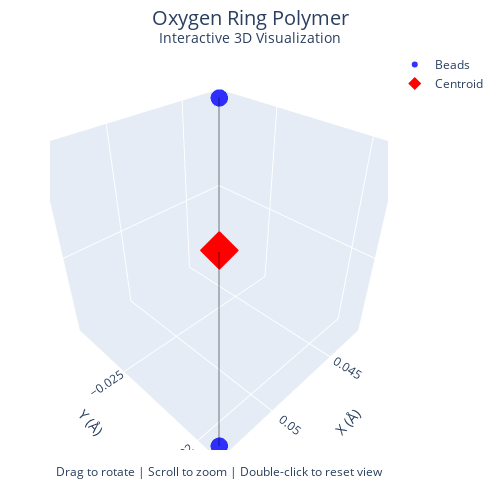
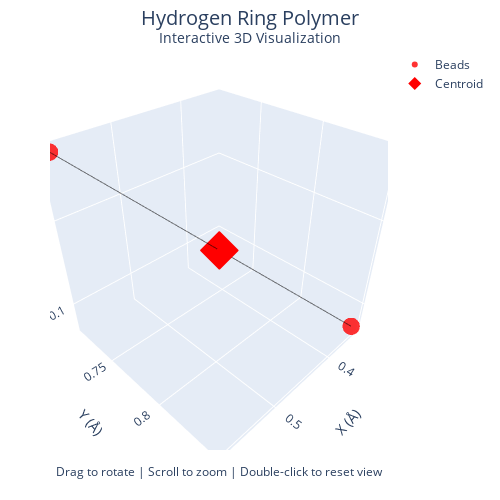

The notebook cell these images were saved under, in order:
### Markdown cell above
## 5. Visualizing Ring Polymer

The ring polymer representation is at the heart of Path Integral MD, providing a way to visualize quantum delocalization of atoms. Here we'll create interactive 3D visualizations of the ring polymers for both oxygen and hydrogen atoms.

### Ring Polymer Structure:
1. **Beads**: 
   - Each bead represents a different configuration
   - Total of P beads form the ring polymer
   - Connected by harmonic springs with frequency ω = P/(βℏ)
   - β = 1/(kT) is inverse temperature

2. **Centroid**:
   - Average position of all beads
   - $\mathbf{r}_c = \frac{1}{P}\sum_{i=1}^P \mathbf{r}_i$
   - Corresponds to classical position
   - Marked in red in visualization

3. **Spread**:
   - Distance of beads from centroid
   - Larger for lighter atoms (H vs O)
   - Reflects quantum uncertainty
   - Maximum spread = largest bead-centroid distance

### Visualization Features:
- Blue points: O atom beads
- Red points: H atom beads
- Diamond marker: Centroid position
- Semi-transparent lines: Spring connections
- Interactive controls for rotation and zoom

The following cell creates 3D visualizations of both O and H ring polymers from the last frame of our simulation.

### Code cell
def plot_ring_polymer(positions, atom_idx, title, color='blue'):
    """Create interactive 3D visualization of ring polymer"""
    # Get atomic positions and centroid
    x = positions[:, atom_idx, 0]
    y = positions[:, atom_idx, 1]
    z = positions[:, atom_idx, 2]
    centroid = np.mean(positions[:, atom_idx], axis=0)
    
    # Create figure
    fig = go.Figure()
    
    # Plot beads
    fig.add_trace(go.Scatter3d(
        x=x, y=y, z=z,
        mode='markers',
        marker=dict(size=6, color=color, opacity=0.8),
        name='Beads',
        hovertemplate='x: %{x:.3f}<br>y: %{y:.3f}<br>z: %{z:.3f}<extra>Bead</extra>'
    ))
    
    # Add connections
    transparent_color = f'rgba{tuple(int(x) for x in plt.cm.colors.to_rgb(color)) + (0.3,)}'
    for i in range(len(x)):
        j = (i + 1) % len(x)
        fig.add_trace(go.Scatter3d(
            x=[x[i], x[j]], y=[y[i], y[j]], z=[z[i], z[j]],
            mode='lines',
            line=dict(color=transparent_color, width=2),
            showlegend=False,
            hoverinfo='skip'
        ))
    
    # Add centroid
    fig.add_trace(go.Scatter3d(
        x=[centroid[0]], y=[centroid[1]], z=[centroid[2]],
        mode='markers',
        marker=dict(size=10, color='red', symbol='diamond'),
        name='Centroid',
        hovertemplate='x: %{x:.3f}<br>y: %{y:.3f}<br>z: %{z:.3f}<extra>Centroid</extra>'
    ))
    
    # Configure layout
    fig.update_layout(
        plotly_layout_3d,
        title={
        'text': f'{title}<br><sup>Interactive 3D Visualization</sup>',
        'font': {'size': 20},
        'y': 0.95,
        'x': 0.5,
        'xanchor': 'center',
        'yanchor': 'top'
    },
        scene=dict(
            xaxis_title='X (Å)',
            yaxis_title='Y (Å)',
            zaxis_title='Z (Å)',
            aspectmode='cube'
        ),
        annotations=[{
            'text': 'Drag to rotate | Scroll to zoom | Double-click to reset view',
            'showarrow': False,
            'x': 0.5,
            'y': -0.08,
            'xref': 'paper',
            'yref': 'paper',
            'font': {'size': 12}
        }]
    )
    return fig

# Create visualizations
print("Visualizing ring polymers (interactive 3D plots):")

# Oxygen polymer (blue)
fig_o = plot_ring_polymer(all_bead_positions, 0, 'Oxygen Ring Polymer', 'blue')
fig_o.show()

# Hydrogen polymer (red)
fig_h = plot_ring_polymer(all_bead_positions, 1, 'Hydrogen Ring Polymer', 'red')
fig_h.show()

# Print analysis
for idx, atom in enumerate(['Oxygen', 'Hydrogen']):
    centroid = np.mean(all_bead_positions[:, idx], axis=0)
    max_spread = np.max(np.linalg.norm(all_bead_positions[:, idx] - centroid, axis=1))
    
    print(f"\n{atom} Ring Polymer Properties:")
    print(f"Beads:            {len(all_bead_positions)}")
    print(f"Maximum spread:   {max_spread:.3f} Å")
    print(f"Centroid (x,y,z): ({centroid[0]:.3f}, {centroid[1]:.3f}, {centroid[2]:.3f}) Å")

### Figure 1 — Plotly figure (JSON) as saved in the notebook; plotly's stock layout.template omitted (floating-point values rounded to 4 significant figures)
{"data": [{"hovertemplate": "x: %{x:.3f}<br>y: %{y:.3f}<br>z: %{z:.3f}<extra>Bead</extra>", "marker": {"color": "blue", "opacity": 0.8, "size": 6}, "mode": "markers", "name": "Beads", "type": "scatter3d", "x": [0.04244, 0.05336], "y": [-0.02849, -0.01909], "z": [0.04435, -0.03638]}, {"hoverinfo": "skip", "line": {"color": "rgba(0, 0, 1, 0.3)", "width": 2}, "mode": "lines", "showlegend": false, "type": "scatter3d", "x": [0.04244, 0.05336], "y": [-0.02849, -0.01909], "z": [0.04435, -0.03638]}, {"hoverinfo": "skip", "line": {"color": "rgba(0, 0, 1, 0.3)", "width": 2}, "mode": "lines", "showlegend": false, "type": "scatter3d", "x": [0.05336, 0.04244], "y": [-0.01909, -0.02849], "z": [-0.03638, 0.04435]}, {"hovertemplate": "x: %{x:.3f}<br>y: %{y:.3f}<br>z: %{z:.3f}<extra>Centroid</extra>", "marker": {"color": "red", "size": 10, "symbol": "diamond"}, "mode": "markers", "name": "Centroid", "type": "scatter3d", "x": [0.0479], "y": [-0.02379], "z": [0.003984]}], "layout": {"annotations": [{"font": {"size": 12}, "showarrow": false, "text": "Drag to rotate | Scroll to zoom | Double-click to reset view", "x": 0.5, "xref": "paper", "y": -0.08, "yref": "paper"}], "font": {"size": 12}, "height": 500, "hovermode": "closest", "margin": {"b": 50, "l": 50, "r": 50, "t": 50}, "plot_bgcolor": "white", "scene": {"aspectmode": "cube", "xaxis": {"title": {"text": "X (Å)"}}, "yaxis": {"title": {"text": "Y (Å)"}}, "zaxis": {"title": {"text": "Z (Å)"}}}, "title": {"font": {"size": 20}, "text": "Oxygen Ring Polymer<br><sup>Interactive 3D Visualization</sup>", "x": 0.5, "xanchor": "center", "y": 0.95, "yanchor": "top"}, "width": 500, "xaxis": {"gridcolor": "LightGray", "gridwidth": 1, "showgrid": true}, "yaxis": {"gridcolor": "LightGray", "gridwidth": 1, "showgrid": true}}}

### Figure 2 — Plotly figure (JSON) as saved in the notebook; plotly's stock layout.template omitted (floating-point values rounded to 4 significant figures)
{"data": [{"hovertemplate": "x: %{x:.3f}<br>y: %{y:.3f}<br>z: %{z:.3f}<extra>Bead</extra>", "marker": {"color": "red", "opacity": 0.8, "size": 6}, "mode": "markers", "name": "Beads", "type": "scatter3d", "x": [0.5786, 0.3425], "y": [0.714, 0.8471], "z": [0.1834, 0.08433]}, {"hoverinfo": "skip", "line": {"color": "rgba(1, 0, 0, 0.3)", "width": 2}, "mode": "lines", "showlegend": false, "type": "scatter3d", "x": [0.5786, 0.3425], "y": [0.714, 0.8471], "z": [0.1834, 0.08433]}, {"hoverinfo": "skip", "line": {"color": "rgba(1, 0, 0, 0.3)", "width": 2}, "mode": "lines", "showlegend": false, "type": "scatter3d", "x": [0.3425, 0.5786], "y": [0.8471, 0.714], "z": [0.08433, 0.1834]}, {"hovertemplate": "x: %{x:.3f}<br>y: %{y:.3f}<br>z: %{z:.3f}<extra>Centroid</extra>", "marker": {"color": "red", "size": 10, "symbol": "diamond"}, "mode": "markers", "name": "Centroid", "type": "scatter3d", "x": [0.4605], "y": [0.7805], "z": [0.1339]}], "layout": {"annotations": [{"font": {"size": 12}, "showarrow": false, "text": "Drag to rotate | Scroll to zoom | Double-click to reset view", "x": 0.5, "xref": "paper", "y": -0.08, "yref": "paper"}], "font": {"size": 12}, "height": 500, "hovermode": "closest", "margin": {"b": 50, "l": 50, "r": 50, "t": 50}, "plot_bgcolor": "white", "scene": {"aspectmode": "cube", "xaxis": {"title": {"text": "X (Å)"}}, "yaxis": {"title": {"text": "Y (Å)"}}, "zaxis": {"title": {"text": "Z (Å)"}}}, "title": {"font": {"size": 20}, "text": "Hydrogen Ring Polymer<br><sup>Interactive 3D Visualization</sup>", "x": 0.5, "xanchor": "center", "y": 0.95, "yanchor": "top"}, "width": 500, "xaxis": {"gridcolor": "LightGray", "gridwidth": 1, "showgrid": true}, "yaxis": {"gridcolor": "LightGray", "gridwidth": 1, "showgrid": true}}}
